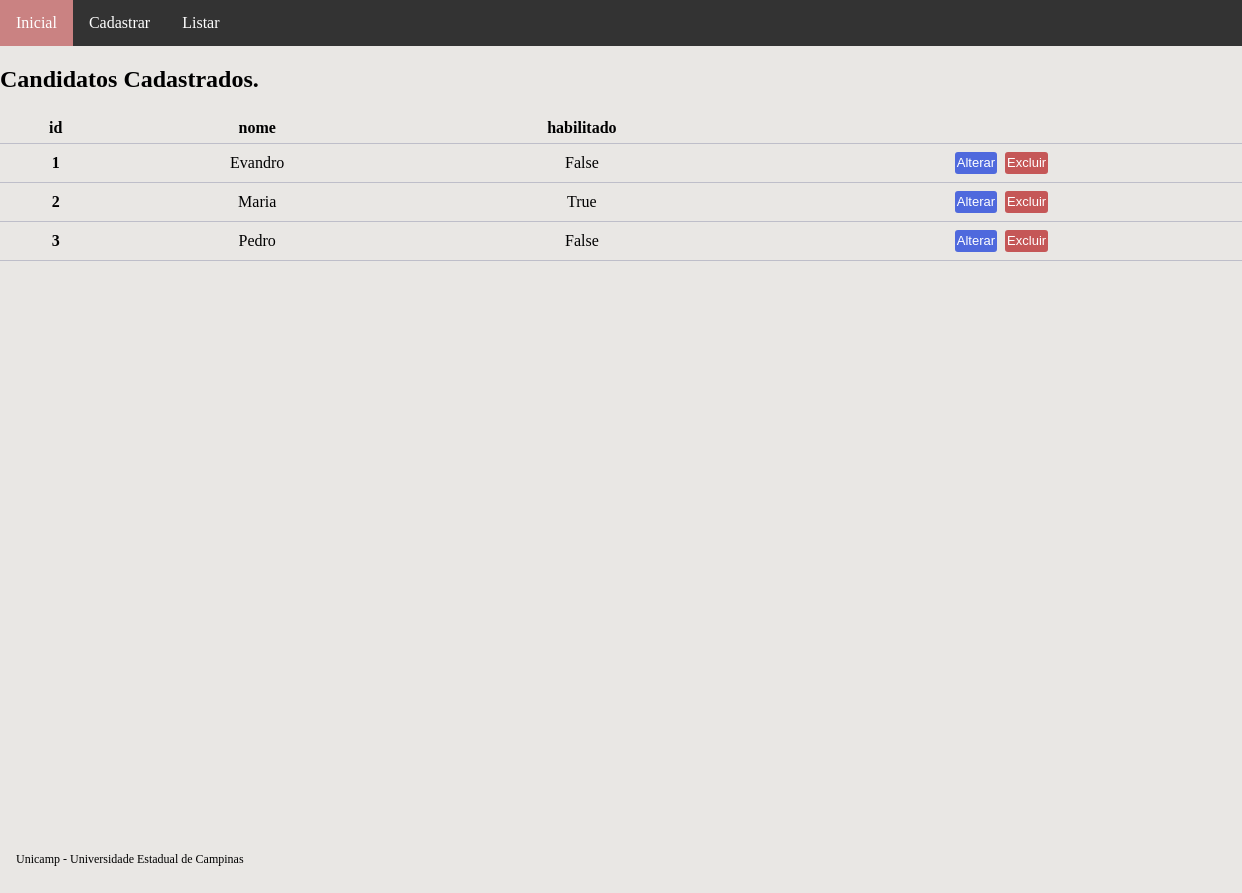
The app's page /candidato-list, older data.
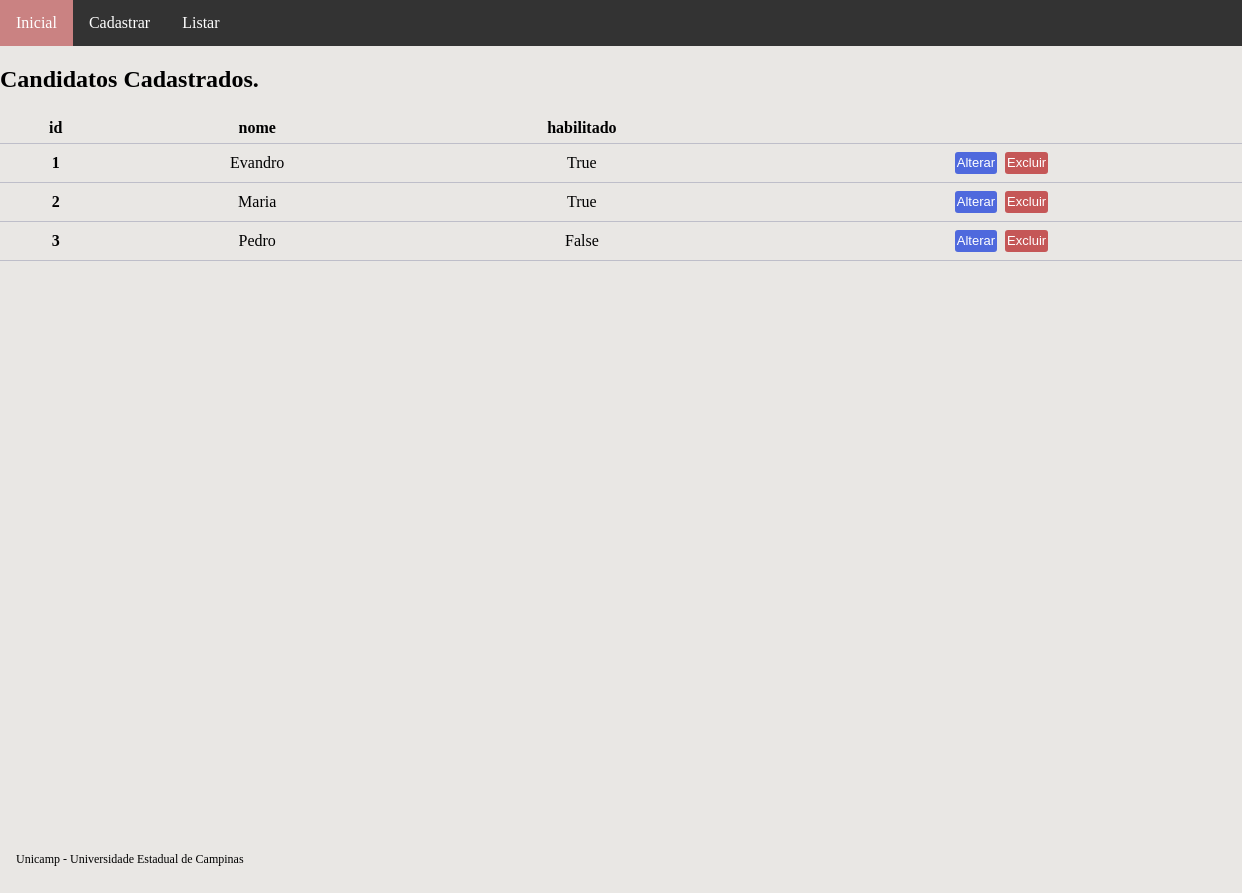
The same page, newer data.
### main/models.py (models this page shows, shortened)
class Candidato(models.Model):
    nome = models.CharField(
        max_length=100, db_index=True, null=False, blank=False)
    habilitado = models.BooleanField(null=True)

### main/views.py (the view)
# urls.py: path('candidato-list', CandidatoListView.as_view(
class CandidatoListView(ListView):
    model = Candidato

### main/templates/candidato_list.html (shortened to what this page needs)
{% extends "base.html" %}
{% block conteudo %}
{% if candidato_list %}
<h2>Candidatos Cadastrados.</h2>
<table>
    <thead>
        <tr>
            <th>id</th>
            <th>nome</th>
            <th>habilitado</th>
        </tr>
    </thead>
    <tbody>
        {% for n in candidato_list %}
        <tr>
            <th scope="row">{{ n.pk }}</th>
            <td>{{ n.nome }}</td>
            <td>{{ n.habilitado }}</td>
            <td>
                <a href="{% url 'candidato_update' pk=n.pk %}"><button class="botao_confirmar">Alterar</button></a>
                <a href="{% url 'candidato_delete' pk=n.pk %}"><button class="botao_aviso">Excluir</button></a>
            </td>
        </tr>
        {% endfor %}
    </tbody>
</table>
{% else %}
<h2>Não há candidatos cadastrados.</h2>
{% endif %}
{% endblock conteudo %}

Row changes from the older to the newer data that the page shows:
changed Candidato "Evandro": habilitado "False" → "True"
